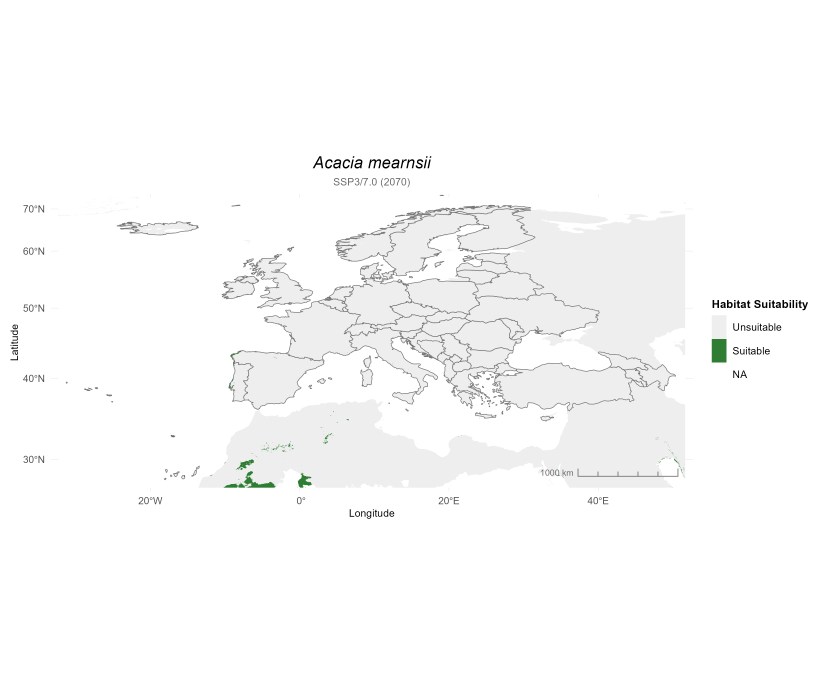
#> input picture _maps_onestop_v02/sdm_map_acacia_mearnsii__2041_2070_ssp370_bin_.png, 3300 x 2700 px (shown at 1/4 size); its folder holds 4 pictures in this run
$ python crop_maps.py
#> lines starting #> are read from the running program, lines starting #| are printed output that depends on the picture


# --- SETTINGS (edit these) ----------------------------------------------------
# Folder with input PNGs
INPUT_DIR = r"C:/Users/JG/Desktop/_maps_onestop_v02"     # e.g., r"/mnt/data"
# C:\Users\JG\Desktop\_maps_onestop_v02

# Where to save cropped PNGs (creates the folder if missing)
OUTPUT_DIR = r"C:/Users/JG/Desktop/_maps_onestop_v02_crop"  # e.g., r"/mnt/data/cropped"
# C:\Users\JG\Desktop\_maps_onestop_v02_crop

# Crop amounts for each side. Use pixels (e.g., 120) or percentages (e.g., "5%").
CROP_TOP = 600      # amount to remove from the top
CROP_BOTTOM = 600    # amount to remove from the bottom
CROP_RIGHT = 500    # amount to remove from the right
# -----------------------------------------------------------------------------


from pathlib import Path
from PIL import Image

_MIN_W, _MIN_H = 1, 1  # never output 0x0

def _parse_crop(value, size_px: int) -> int:
    """Accept pixel ints (e.g., 120) or percentages as strings (e.g., '5%')."""
    if isinstance(value, str) and value.strip().endswith("%"):
        pct = float(value.strip()[:-1])
        return int(round(size_px * (pct / 100.0)))
    return int(value)

def _clamp(v: int, lo: int, hi: int) -> int:
    return max(lo, min(v, hi))

def crop_folder(input_dir: str, output_dir: str, top, bottom, right) -> list[str]:
    """
    Crop TOP, BOTTOM, RIGHT from every PNG in input_dir; return output paths.
    Hard-clamps requests so the result is always at least 1×1 px.
    """
#> called with input_dir = 'C:/Users/JG/Desktop/_maps_onestop_v02', top = 600, bottom = 600, right = 500
    in_dir = Path(input_dir)
    out_dir = Path(output_dir)
    out_dir.mkdir(parents=True, exist_ok=True)

    outputs: list[str] = []
    for path in sorted(in_dir.glob("*.png")):
        with Image.open(path) as im:
#> im is the input picture: PIL image 3300x2700 RGB; mean R, G, B 250.1, 250.2, 250.1
            w, h = im.size
#> w = 3300; h = 2700

            # Parse user requests (pixels or percentages)
            req_top = _parse_crop(top, h)
#> req_top = 600
            req_bottom = _parse_crop(bottom, h)
#> req_bottom = 600
            req_right = _parse_crop(right, w)
#> req_right = 500

            # Clamp each side so a 1-pixel image is still possible
            top_px   = _clamp(req_top,   0, max(0, h - _MIN_H))
#> top_px = 600
            right_px = _clamp(req_right, 0, max(0, w - _MIN_W))
#> right_px = 500
            # After fixing top, limit bottom so height remains >= 1
            max_bottom = max(0, h - top_px - _MIN_H)
#> max_bottom = 2099
            bottom_px  = _clamp(req_bottom, 0, max_bottom)
#> bottom_px = 600

            # Compute final crop box (left, upper, right, lower)
            left = 0
            upper = top_px
#> upper = 600
            new_right = w - right_px
#> new_right = 2800
            lower = h - bottom_px
#> lower = 2100

            # Final safety (shouldn’t trigger now)
            if new_right - left < _MIN_W or lower - upper < _MIN_H:
                # Auto-relax bottom/top if a rounding made it 0
                lower = max(upper + _MIN_H, lower)
                new_right = max(left + _MIN_W, new_right)

            # Optional: convert to RGBA to avoid rare save issues with palette PNGs
            out = im.convert("RGBA").crop((left, upper, new_right, lower))
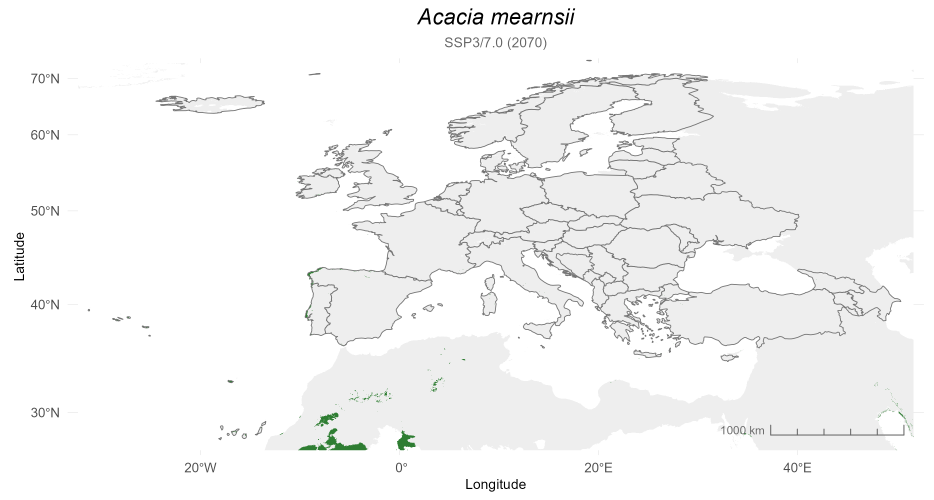
#> out: PIL image 2800x1500 RGBA (shown at 1/3 size); mean R, G, B, A 245.4, 245.5, 245.4, 255

            out_path = out_dir / path.name
            out.save(out_path)

            # Helpful log so you see the *effective* crops used
            eff_w, eff_h = out.size
#> eff_w = 2800; eff_h = 1500
            print(
                f"{path.name}: size {w}x{h} -> {eff_w}x{eff_h}  "
                f"(top={top_px}, bottom={bottom_px}, right={right_px})"
            )
#| sdm_map_acacia_mearnsii__2041_2070_ssp370_bin_.png: size 3300x2700 -> 2800x1500  (top=600, bottom=600, right=500)
            outputs.append(str(out_path))
#> pass 2 of the loop in crop_folder, `for path in sorted(in_dir.glob("*.png")):`:
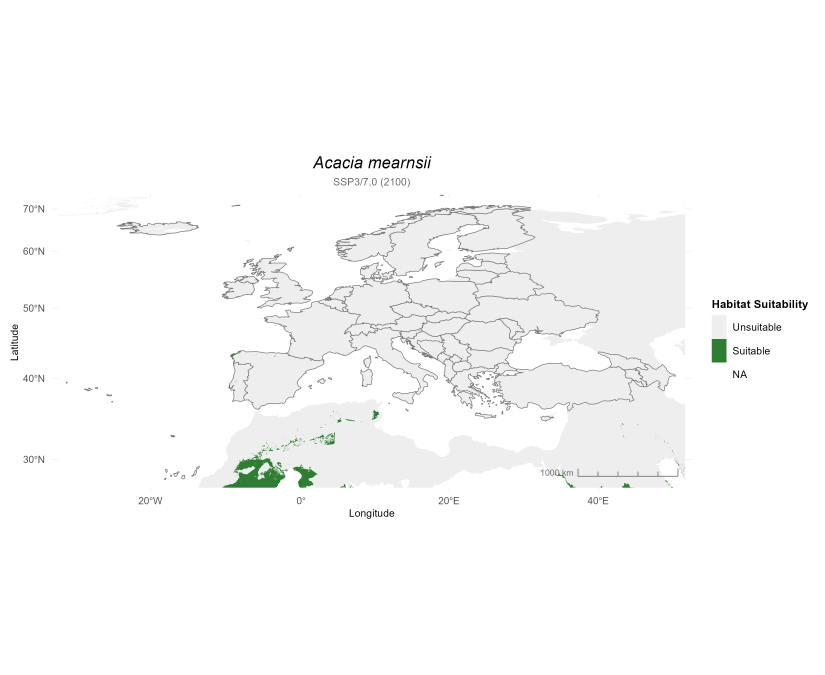
#> input picture _maps_onestop_v02/sdm_map_acacia_mearnsii__2071_2100_ssp370_bin_.png, 3300 x 2700 px (shown at 1/4 size)
#> in crop_folder, im is the input picture: PIL image 3300x2700 RGB; mean R, G, B 249.7, 250, 249.7
#> in crop_folder, `out = im.convert("RGBA").crop((left, upper, new_right, lower))`:
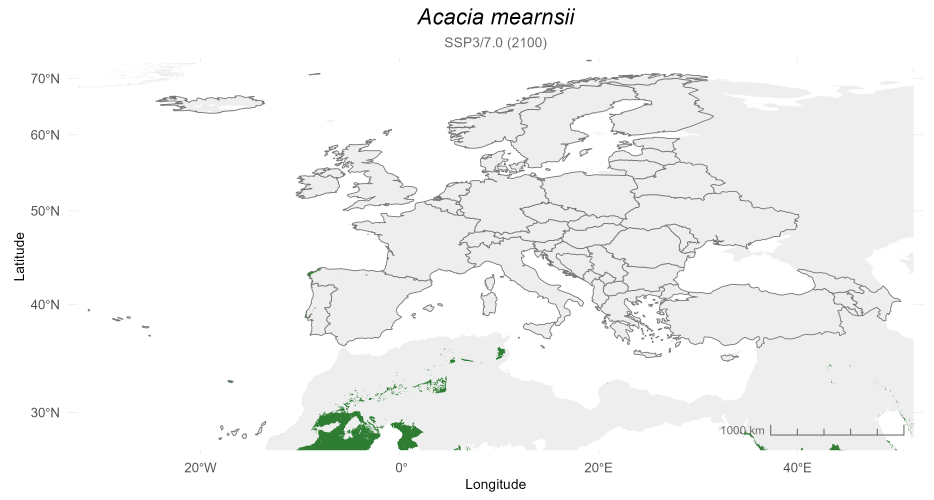
#> out: PIL image 2800x1500 RGBA (shown at 1/3 size); mean R, G, B, A 244.6, 245.1, 244.6, 255
#| sdm_map_acacia_mearnsii__2071_2100_ssp370_bin_.png: size 3300x2700 -> 2800x1500  (top=600, bottom=600, right=500)
#> pass 3 of the loop in crop_folder, `for path in sorted(in_dir.glob("*.png")):`:
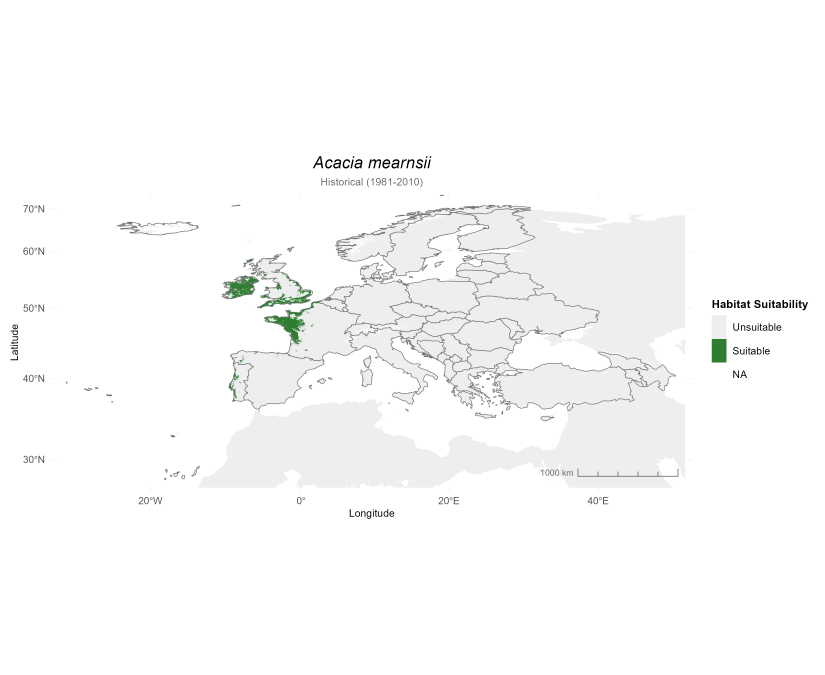
#> input picture _maps_onestop_v02/sdm_map_acacia_mearnsii__hist_bin_.png, 3300 x 2700 px (shown at 1/4 size)
#> in crop_folder, im is the input picture: PIL image 3300x2700 RGB; mean R, G, B 249.9, 250.1, 249.9
#> in crop_folder, `out = im.convert("RGBA").crop((left, upper, new_right, lower))`:
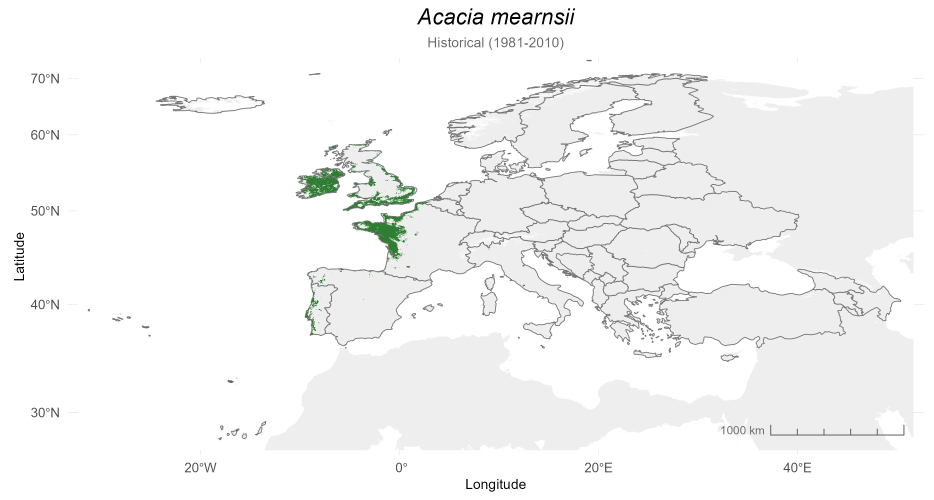
#> out: PIL image 2800x1500 RGBA (shown at 1/3 size); mean R, G, B, A 245, 245.3, 245, 255
#| sdm_map_acacia_mearnsii__hist_bin_.png: size 3300x2700 -> 2800x1500  (top=600, bottom=600, right=500)
#> the loop made 4 passes; the first 3 are shown

    return outputs


if __name__ == "__main__":
    # Change the settings above, then run this file from VS Code.
    paths = crop_folder(INPUT_DIR, OUTPUT_DIR, CROP_TOP, CROP_BOTTOM, CROP_RIGHT)
    print(f"Cropped {len(paths)} PNG(s). Saved to: {OUTPUT_DIR}")
    for p in paths:
        print(p)
